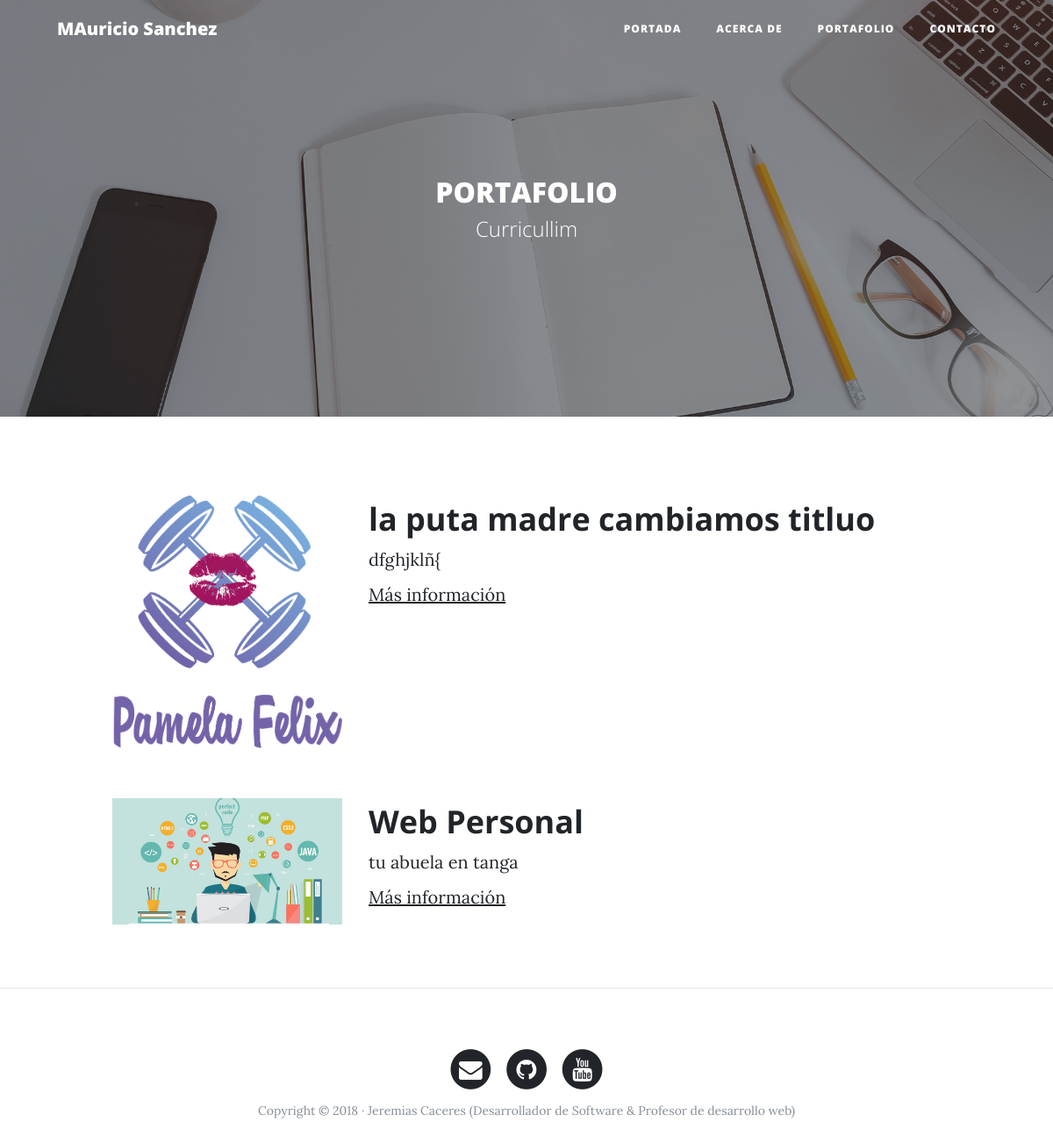
/portfolio/, run on an earlier commit of the app's database.
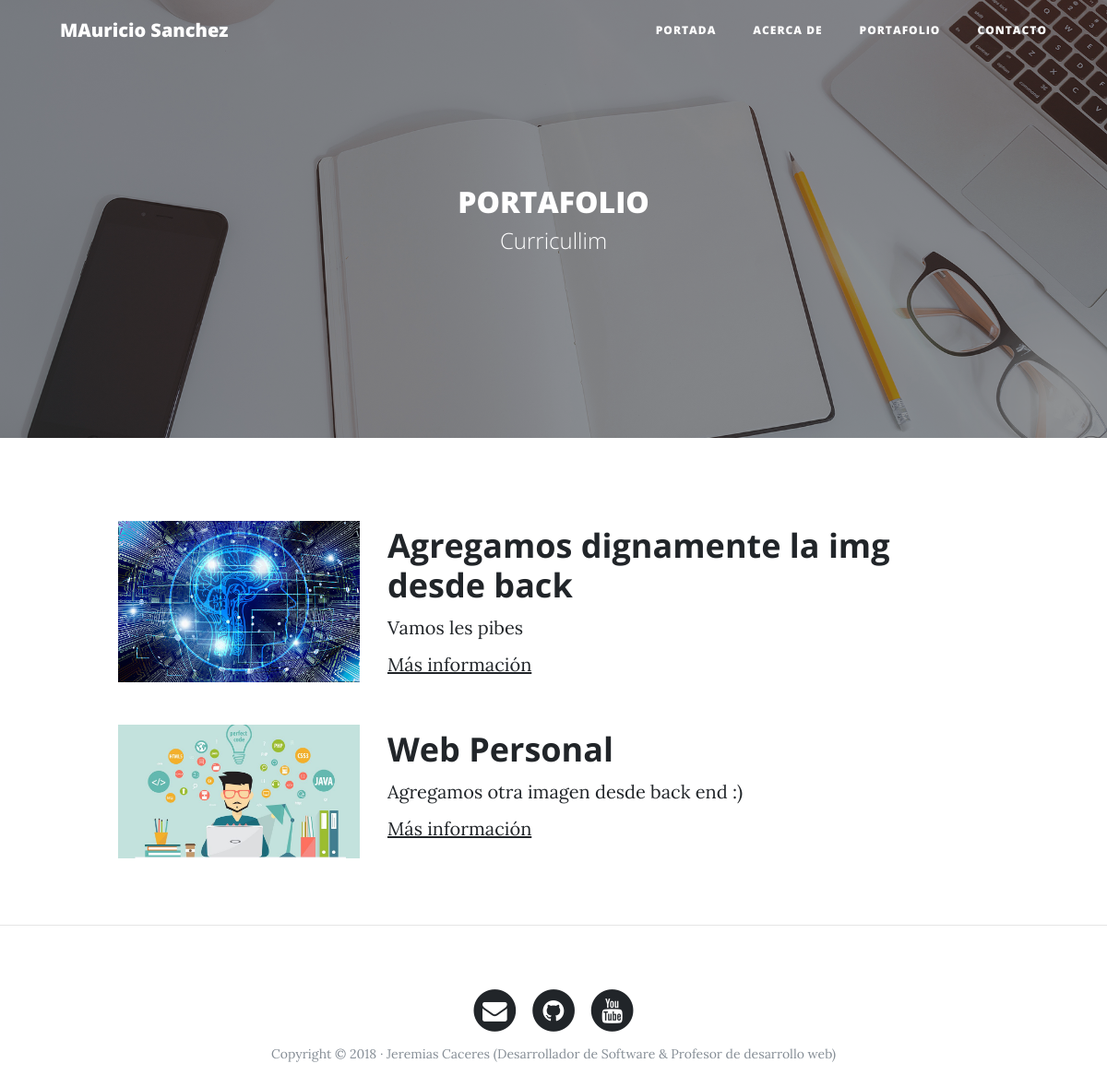
And on a later commit of the database.
### portfolio/models.py (models this page shows, shortened)
class Project(models.Model):
    tittle = models.CharField(max_length=200, verbose_name="Titulo")
    image = models.ImageField(verbose_name = "Imagen", upload_to="projects")
    description = models.TextField( verbose_name = "Descripcion")
    created = models.DateTimeField(auto_now_add=True,verbose_name = "Fecha Creacion")
    updated = models.DateTimeField(auto_now=True,verbose_name ="Fecha Modificacion")
    class Meta:
        verbose_name = "proyecto"
        verbose_name_plural ="proyectos"
        ordering = ["-created"]

### portfolio/views.py (the view)
# urls.py: path('portfolio/', portfolio_views.portfolio, name='portfolio'),
def portfolio(request):
       projects = Project.objects.all()
       return render(request, "portfolio/portfolio.html", {'projects':projects})

### portfolio/templates/portfolio/portfolio.html (shortened to what this page needs)
{% extends 'core/base.html' %}
{% load static %}
{% block background %}{% static 'core/img/portfolio-bg.jpg' %}{% endblock %}
{% block header %}
<h2>PORTAFOLIO</h2>
<span class="subheading">Curricullim</span>
{% endblock %}
{% block content %}
    {% for project in projects %}
        <div class="row project">
            <div class="col-lg-3 col-md-4 offset-lg-1">
                 <img class="img-fluid" src="{{ project.image.url }}" alt="">
            </div>
            <div class="col-lg-7 col-md-8">
                <h2 class="section-heading title">{{project.tittle}}</h2>
                <p>{{project.description}}</p>
                <p><a href="http://google.com">Más información</a></p>
            </div>
        </div>
    {% endfor %}
{% endblock %}

### core/templates/core/base.html (shortened to what this page needs)
<!DOCTYPE html>
<html lang="es">
  <head>
    {% load static %}
  <link href="{% static 'core/vendor/bootstrap/css/bootstrap.min.css' %}" rel="stylesheet">
  <link href="{% static 'core/vendor/font-awesome/css/font-awesome.min.css' %}" rel="stylesheet" type="text/css">
  <link href="{% static 'core/css/clean-blog.min.css' %}" rel="stylesheet">
  </head>
  <body>
    <nav class="navbar navbar-expand-lg navbar-light fixed-top" id="mainNav">
      <div class="container">
        <a class="navbar-brand" href={% url 'home' %} >MAuricio Sanchez</a>
        <div class="collapse navbar-collapse" id="navbarResponsive">
          <ul class="navbar-nav ml-auto">
            <li class="nav-item">
              <a class="nav-link" href={% url 'home' %} >Portada</a>
            </li>
            <li class="nav-item">
              <a class="nav-link" href={% url 'about' %} >Acerca de</a>
            </li>
            <li class="nav-item">
              <a class="nav-link" href={% url 'portfolio' %} >Portafolio</a>
            </li>
            <li class="nav-item">
              <a class="nav-link" href={% url 'contact' %} >Contacto</a>
            </li>
          </ul>
        </div>
      </div>
    </nav>
    <header class="masthead" style="background-image:url('{% block background %}{% endblock %}')">
      <div class="overlay"></div>
      <div class="container">
        <div class="row">
          <div class="col-lg-8 col-md-10 mx-auto">
            <div class="site-heading">
            {% block header %} {% endblock %}
            </div>
          </div>
        </div>
      </div>
    </header>
        <div class="container">
          <div class="row">
            {% block content %} {% endblock %}
          </div>
        </div>
        {% if request.path != '/home/' %}
       <hr>
      {% endif %}
    <footer>
      <div class="container">
        <div class="row">
          <div class="col-lg-8 col-md-10 mx-auto">
            <ul class="list-inline text-center">
              <li class="list-inline-item">
                <a href="#">
                  <span class="fa-stack fa-lg">
                    <i class="fa fa-circle fa-stack-2x"></i>
                    <i class="fa fa-envelope fa-stack-1x fa-inverse"></i>
                  </span>
                </a>
              </li>
              <li class="list-inline-item">
                <a href="#">
                  <span class="fa-stack fa-lg">
                    <i class="fa fa-circle fa-stack-2x"></i>
                    <i class="fa fa-github fa-stack-1x fa-inverse"></i>
                  </span>
                </a>
              </li>
              <li class="list-inline-item">
                <a href="#">
                  <span class="fa-stack fa-lg">
                    <i class="fa fa-circle fa-stack-2x"></i>
                    <i class="fa fa-youtube fa-stack-1x fa-inverse"></i>
                  </span>
                </a>
              </li>
            </ul>
            <p class="copyright text-muted">Copyright &copy; 2018 · Jeremias Caceres (Desarrollador de Software & Profesor de desarrollo web) </p>
          </div>
        </div>
      </div>
    </footer>
  </body>
</html>

What changed in the data, as far as the page shows it:
changed Project: image: a different picture; tittle "la puta madre cambiamos titluo" → "Agregamos dignamente la img desde back"; description "dfghjklñ{" → "Vamos les pibes"
changed Project "Web Personal": description "tu abuela en tanga" → "Agregamos otra imagen desde back end :)"
